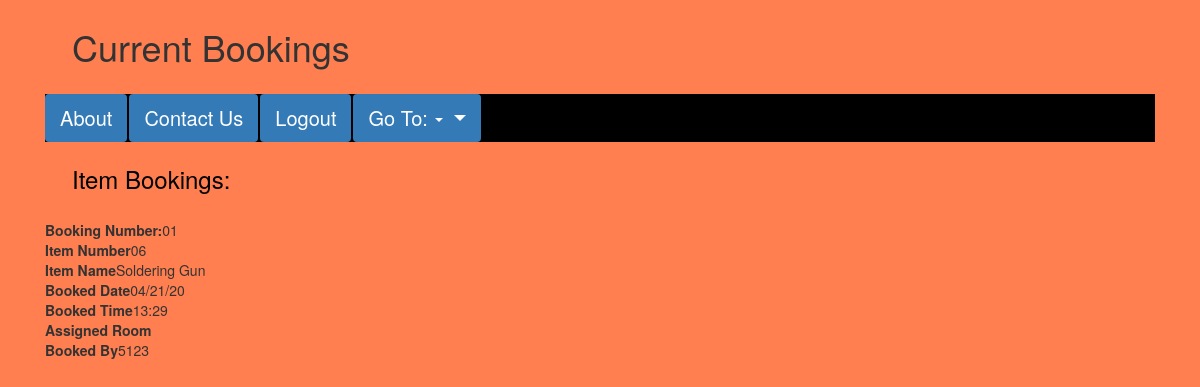
Page /view_booked_inventory (signed in) on the committed database.
### tables this page shows
CREATE TABLE bookedInventoryTable(inventoryBookingNumber TEXT primary key, itemNumber TEXT, itemName TEXT, bookedDate DATE, bookedTime TIME, assignedRoom TEXT, bookedBy int );

### Flask.py (the view)
@app.route('/view_booked_inventory')
@login_required
def viewBookedInventory():
    bookedItems = viewBookings.viewBookedInventory()
    return render_template('view_booked_inventory.html', bookedItems = bookedItems)

### DAO.py (called while the page is built)
def connect_db():
    return sqlite3.connect(db_app.database)

### Flask.py (called while the page is built)
def login_required(f):
    @wraps(f)
    def wrap(*args, **kwargs):
        if 'logged_in' in session:
            return f(*args, **kwargs)
        else:
            flash('You need to log in first.')
            return redirect(url_for('login'))
    return wrap

### viewBookings.py (called while the page is built)
def viewBookedInventory():
    print('Begin view booked inventory file')
    print('Connecting to database')
    sqliteConnection = DAO.connect_db()
    print('Connection established')
    print('Assigning query')
    showAllQuery = 'select * from bookedInventoryTable'
    cursor = sqliteConnection.execute(showAllQuery)
    print('Pulling all bookings')
    bookings= [dict(itemBookingNumber=row[0], itemNumber=row[1],
                    itemName=row[2], bookedDate=row[3], bookedTime=row[4],
                    purpose=row[5], bookedBy=row[6]) for row in cursor.fetchall()]
    print('Bookings pulled')
    print(bookings)
    print('END OF roomBookings.py \n RETURNING DATA')
    return bookings

### templates/view_booked_inventory.html (shortened to what this page needs)
{% extends "base.html" %}
{% block content %}
<h1>Current Bookings</h1>
  <link rel="stylesheet" href="https://maxcdn.bootstrapcdn.com/bootstrap/3.4.1/css/bootstrap.min.css">
  <link rel="stylesheet" type="text/css" href="about.css">
<ul class="nav nav-pills">
  <li class="active"><a href="/about">About</a></li>
  <li class="active"><a href="/contact">Contact Us</a></li>
  <li class="active"><a href="/logout">Logout</a></li>
  <li class="active dropdown">
    <a class="dropdown-toggle" data-toggle="dropdown" href="#" aria-expanded="false">
      Go To: <span class="caret"></span>
    </a>
  </li>
</ul>
<br>
<h3>Item Bookings:</h3>
{% for booking in bookedItems %}
	<strong>Booking Number:</strong>{{ booking.itemBookingNumber}} <br>
	<strong>Item Number</strong>{{ booking.itemNumber}} <br>
	<strong>Item Name</strong>{{ booking.itemName}} <br>
	<strong>Booked Date</strong>{{ booking.bookedDate}} <br>
	<strong>Booked Time</strong>{{ booking.bookedTime}} <br>
	<strong>Assigned Room</strong>{{ booking.attendance}} <br>
	<strong>Booked By</strong>{{ booking.bookedBy}} <br>
{% endfor %}
{% endblock %}

### templates/base.css (style rules this page uses)
body { background-color: black; color: white; }

### templates/about.css (style rules this page uses)
body { background-color: #FF7F50; }
li a { display: block; color: white; text-align: center; padding: 14px 16px; text-decoration: }
ul { background-color: black; font-size:20px; }
h1 { margin: 27px; }
h3 { margin: 27px; margin-top: 4px; color: black }
a { color: white; font-size:20px; }

### rows in the picture
bookedInventoryTable: itemBookingNumber "01", itemNumber "06", itemName "Soldering Gun", bookedDate "04/21/20", bookedTime "13:29", bookedBy "5123"
